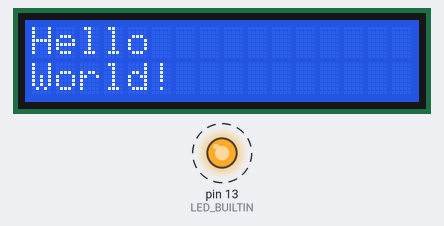
The sketch below on a simulated Arduino Uno, built with avr-gcc and run on an emulated ATmega328P. Parts: 16×2 character LCD, output pins drawn as LEDs (lit = HIGH). Dashed ring = blinking. What the sketch prints to the serial monitor is not drawn.

Above: at 0.3 s.
Timing chart, 0 to 130.0 s (numbered marks = the images above):
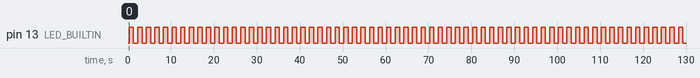

Measured:
- by itself, pin 13 (LED_BUILTIN): alternates HIGH for 1.0 s and LOW for 1.0 s

The sketch:

Hello.ino
```cpp
#include <LiquidCrystal.h>

LiquidCrystal lcd(2,3,4,5,6,7);

void setup() {  // put your setup code here, to run once:
  delay(200);  // https://forum.arduino.cc/index.php?topic=600452.0
  Serial.begin(2000000);
  Serial.println("Hello Board A");

  lcd.begin(16,2);
  lcd.setCursor(0,0);
  lcd.print("Hello");
  lcd.setCursor(0,1);
  lcd.print("World!");

  pinMode(LED_BUILTIN, OUTPUT);
  digitalWrite(LED_BUILTIN, LOW);    // turn the LED off by making the voltage LOW
}

void loop() {  // put your main code here, to run repeatedly:
  digitalWrite(LED_BUILTIN, HIGH);   // turn the LED on (HIGH is the voltage level)
  delay(1000);                       // wait for a second
  digitalWrite(LED_BUILTIN, LOW);    // turn the LED off by making the voltage LOW
  delay(1000);                       // wait for a second
}
```
